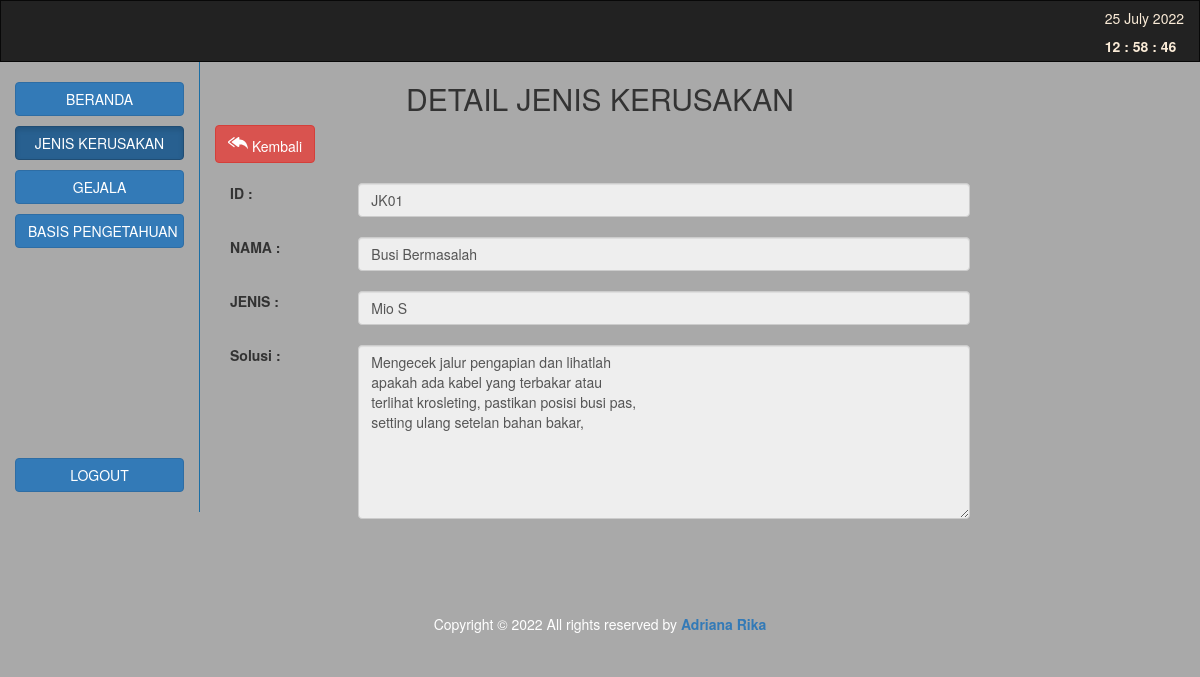
Page /adetailpenyakit.php?id=JK01 on the committed database.
### tables this page shows
CREATE TABLE `penyakit` (
  `idpenyakit` varchar(20) NOT NULL,
  `namapenyakit` varchar(1000) NOT NULL,
  `jenistanaman` varchar(20) NOT NULL,
  `kulturteknis` varchar(1000) NOT NULL,
  `fisikmekanis` varchar(1000) NOT NULL,
  `kimiawi` varchar(1000) NOT NULL,
  `hayati` varchar(1000) NOT NULL
);

### adetailpenyakit.php (the view, shortened to what this page needs)
<?php
include('koneksi.php');
?>
<!DOCTYPE html>
<html lang="en">
<head>
  <link rel="stylesheet" href="https://maxcdn.bootstrapcdn.com/bootstrap/3.3.7/css/bootstrap.min.css">
  <link rel="stylesheet" href="css/style.css">
</head>
<body style="background-color:darkgray" onload="realTimeClock()">
  <nav class="navbar navbar-inverse">
    <div class="container-fluid">
      <div class="collapse navbar-collapse" id="myNavbar">
        <ul class="nav navbar-nav navbar-right">
        <div style="color:antiquewhite;">
            <h5 >
            <?php
                        $time_sekarang = time();
                        echo date("d F Y", strtotime("+5 days", $time_sekarang));
                        ?>
            </h5>
            <label id="clock"></label>
            </div>
        </ul>
      </div>
    </div>
  </nav>
  <div class="container-fluid text-center">
    <div class="row content">
      <div class="col-sm-2 sidenav" style="background-color:darkgray; border-right: 1px solid #1C6EA4;">
        <p><a href="homeadmin.php"><button type="button" class="btn btn-primary btn-block">BERANDA</button></a></p>
        <p><a href="hamadanpenyakit.php"><button type="button" class="btn btn-primary btn-block active">JENIS KERUSAKAN</button></a></p>
        <p><a href="gejala.php"><button type="button" class="btn btn-primary btn-block">GEJALA</button></a></p>
        <p><a href="basispengetahuan.php"><button type="button" class="btn btn-primary btn-block">BASIS PENGETAHUAN</button></a></p>
        <br><br><br><br><br><br><br><br><br><br>
        <p><a href="logout.php"><button type="button" class="btn btn-primary btn-block" id="myBtn">LOGOUT</button></a></p>
      </div>
      <div class="col-sm-8 text-left">
        <h2 class="text-center">DETAIL JENIS KERUSAKAN</h2>
        <a href="hamadanpenyakit.php"  class="btn  btn-danger">
        Kembali
        </a>
        <div class="form-group" method="POST">
          <br><label class="control-label col-sm-2">ID :</label>
          <div class="col-sm-10">
            <?php
            $tampil = "SELECT * FROM penyakit where idpenyakit='" . $_GET['id'] . "'";
            $sql = mysqli_query($konek_db, $tampil);
            while ($data = mysqli_fetch_array($sql)) {
              echo "<input type='text'  class='form-control' id='idpenyakit' readonly value='" . $data['idpenyakit'] . "'><br>";
            }
            ?>
          </div>
        </div>
        <div class="form-group" method="POST">
          <br><label class="control-label col-sm-2">NAMA :</label>
          <div class="col-sm-10">
            <?php
            $tampil = "SELECT * FROM penyakit where idpenyakit='" . $_GET['id'] . "'";
            $sql = mysqli_query($konek_db, $tampil);
            while ($data = mysqli_fetch_array($sql)) {
              echo "<input type='text'  class='form-control' id='namapenyakit' readonly value='" . $data['namapenyakit'] . "'><br>";
            }
            ?>
          </div>
        </div>
        <div class="form-group" method="POST">
          <br><label class="control-label col-sm-2">JENIS :</label>
          <div class="col-sm-10">
            <?php
            $tampil = "SELECT * FROM penyakit where idpenyakit='" . $_GET['id'] . "'";
            $sql = mysqli_query($konek_db, $tampil);
            while ($data = mysqli_fetch_array($sql)) {
              echo "<input type='text'  class='form-control' id='jenistanaman' readonly value='" . $data['jenistanaman'] . "'><br>";
            }
            ?>
          </div>
        </div>
        <div class="form-group" method="POST">
          <br><label class="control-label col-sm-2">Solusi :</label><br>
          <div class="col-sm-10">
            <?php
            $tampil = "SELECT * FROM penyakit where idpenyakit='" . $_GET['id'] . "'";
            $sql = mysqli_query($konek_db, $tampil);
            while ($data = mysqli_fetch_array($sql)) {
              echo "<textarea  rows='8' class='form-control' id='penanganan'  readonly>" . $data['kulturteknis'] . "</textarea><br>";
            }
            ?>
          </div>
        </div>
      </div>
    </div>
  </div>
  <footer class="container-fluid text-center" style="margin-top:5%; background-color:darkgray;">
  <div class="copyright">
                    Copyright © <span id="year"></span>  All rights reserved by
                    <a href="#" class="footer-i"><b>Adriana Rika </b></a>
                  </div>
                </footer>
</body>
</html>

### css/style.css (style rules this page uses)
.navbar { margin-bottom: 0; border-radius: 0; }
.row.content { height: 450px }
.sidenav { padding-top: 20px; background-color: #f1f1f1; height: 100%; }
footer { background-color: #555; color: white; padding: 15px; }

### rows in the picture
penyakit: idpenyakit "JK01", namapenyakit "Busi Bermasalah", jenistanaman "Mio S", kulturteknis "Mengecek jalur pengapian dan lihatlah apakah ada kabel yang terbakar atau terlihat krosleting, pastikan posisi busi pas, setting ulang setelan bahan bakar,"
